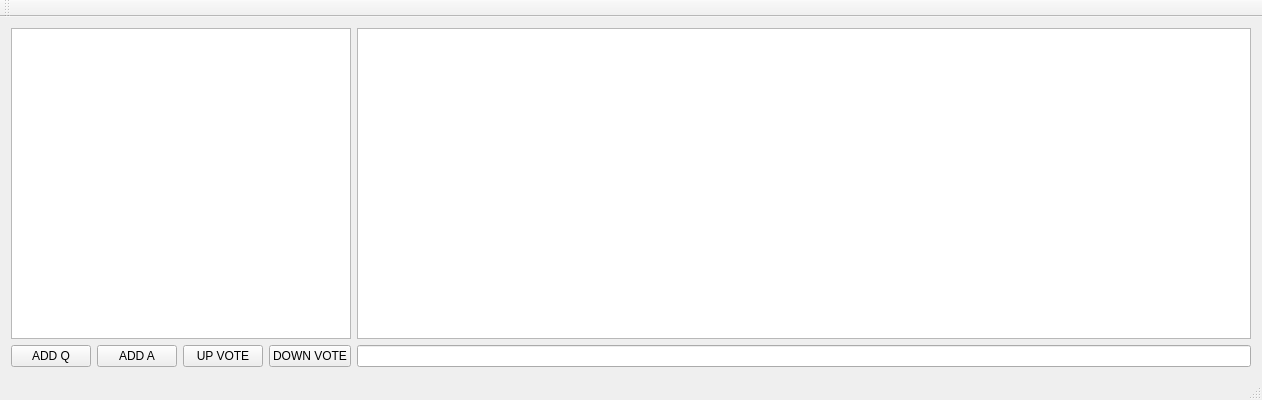
<?xml version="1.0" encoding="UTF-8"?>
<ui version="4.0">
 <class>QuestionAndAnswerClass</class>
 <widget class="QMainWindow" name="QuestionAndAnswerClass">
  <property name="geometry">
   <rect>
    <x>0</x>
    <y>0</y>
    <width>1262</width>
    <height>400</height>
   </rect>
  </property>
  <property name="windowTitle">
   <string>QuestionAndAnswer</string>
  </property>
  <widget class="QWidget" name="centralWidget">
   <layout class="QGridLayout" name="gridLayout">
    <item row="0" column="0" colspan="4">
     <widget class="QListWidget" name="listWidget"/>
    </item>
    <item row="0" column="4">
     <widget class="QListWidget" name="listWidget_2"/>
    </item>
    <item row="1" column="0">
     <widget class="QPushButton" name="addQbutton">
      <property name="text">
       <string>ADD Q</string>
      </property>
     </widget>
    </item>
    <item row="1" column="1">
     <widget class="QPushButton" name="addAbutton">
      <property name="text">
       <string>ADD A</string>
      </property>
     </widget>
    </item>
    <item row="1" column="2">
     <widget class="QPushButton" name="upVoteButton">
      <property name="text">
       <string>UP VOTE</string>
      </property>
     </widget>
    </item>
    <item row="1" column="3">
     <widget class="QPushButton" name="downVoteButton">
      <property name="text">
       <string>DOWN VOTE</string>
      </property>
     </widget>
    </item>
    <item row="1" column="4">
     <widget class="QLineEdit" name="lineEdit"/>
    </item>
   </layout>
  </widget>
  <widget class="QMenuBar" name="menuBar">
   <property name="geometry">
    <rect>
     <x>0</x>
     <y>0</y>
     <width>1262</width>
     <height>26</height>
    </rect>
   </property>
  </widget>
  <widget class="QToolBar" name="mainToolBar">
   <attribute name="toolBarArea">
    <enum>TopToolBarArea</enum>
   </attribute>
   <attribute name="toolBarBreak">
    <bool>false</bool>
   </attribute>
  </widget>
  <widget class="QStatusBar" name="statusBar"/>
 </widget>
 <layoutdefault spacing="6" margin="11"/>
 <resources>
  <include location="QuestionAndAnswer.qrc"/>
 </resources>
 <connections/>
</ui>
